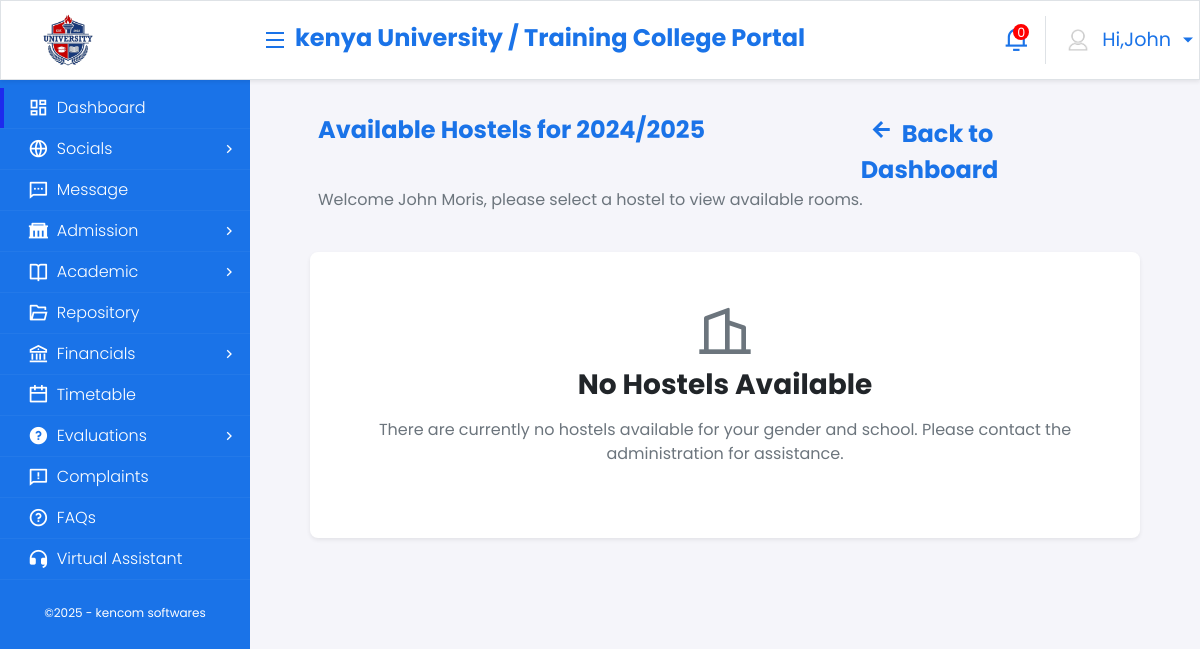
The app's page /hostel/list/ (signed in), older data.
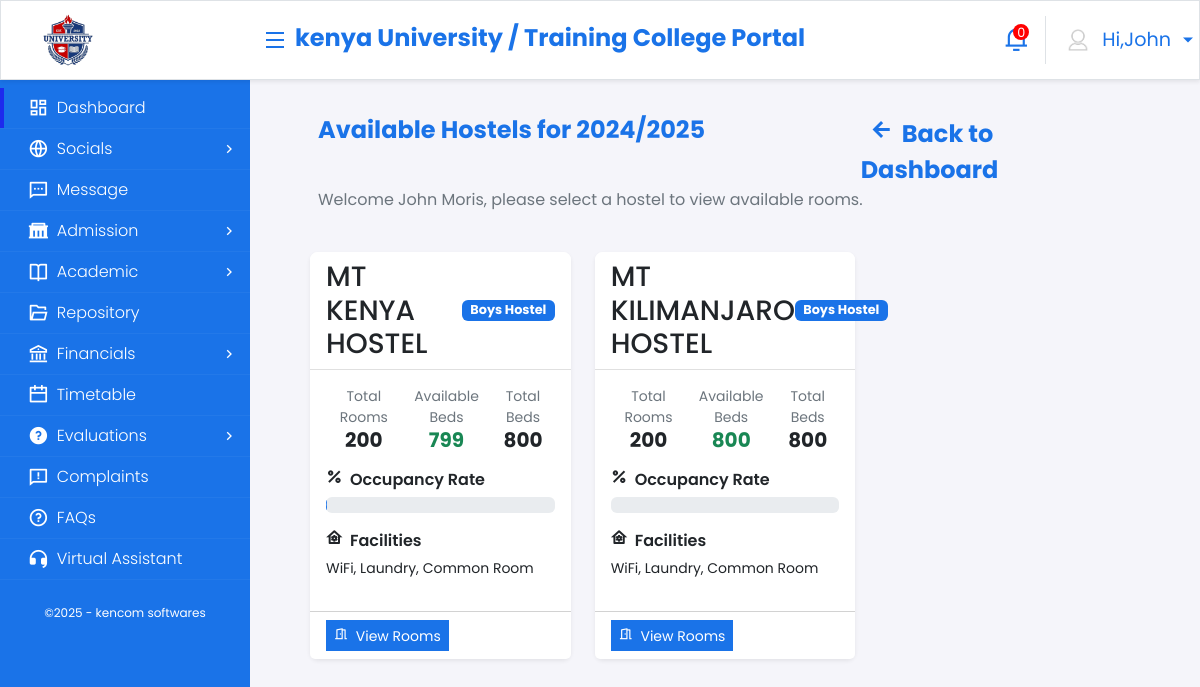
The same page, newer data.
### core_application/models.py (models this page shows, shortened)
class Hostel(models.Model):
    HOSTEL_TYPES = (
        ('boys', 'Boys Hostel'),
        ('girls', 'Girls Hostel'),
    )
    name = models.CharField(max_length=100)
    hostel_type = models.CharField(max_length=10, choices=HOSTEL_TYPES)
    school = models.ForeignKey(Department, on_delete=models.CASCADE, related_name='hostels')
    warden = models.ForeignKey(User, on_delete=models.SET_NULL, null=True, blank=True, related_name='managed_hostels')
    total_rooms = models.IntegerField(validators=[MinValueValidator(1)])
    description = models.TextField(blank=True)
    facilities = models.TextField(blank=True, help_text="Available facilities like WiFi, laundry, etc.")
    rules_and_regulations = models.TextField( null=True, blank=True,)
    is_active = models.BooleanField(default=True)
    created_at = models.DateTimeField(auto_now_add=True, null=True, blank=True,)
    updated_at = models.DateTimeField(auto_now=True, null=True, blank=True,)
    class Meta:
        ordering = ['hostel_type', 'name']
    def get_total_beds_count(self, academic_year):
        return self.rooms.filter(
            beds__academic_year=academic_year,
            is_active=True
        ).aggregate(
            total=models.Count('beds')
        )['total'] or 0
    def get_occupied_beds_count(self, academic_year):
        return self.rooms.filter(
            beds__academic_year=academic_year,
            beds__is_available=False,
            is_active=True
        ).aggregate(
            occupied=models.Count('beds')
        )['occupied'] or 0

### core_application/views.py (the view)
# urls.py: path('hostel/list/', views.hostel_list, name='hostel_list'),
@login_required
def hostel_list(request):
    try:
        student = request.user.student_profile
        current_academic_year = AcademicYear.objects.filter(is_current=True).first()
        if not current_academic_year:
            messages.error(request, "No current academic year found.")
            return redirect('dashboard')
        if student.user.gender == 'male':
            hostel_type = 'boys'
        elif student.user.gender == 'female':
            hostel_type = 'girls'
        else:
            messages.error(request, "Please update your gender in profile to book hostel.")
            return redirect('student_profile')
        hostels = Hostel.objects.filter(
            hostel_type=hostel_type,
            is_active=True
        )
        hostel_data = []
        for hostel in hostels:
            total_beds = hostel.get_total_beds_count(current_academic_year)
            occupied_beds = hostel.get_occupied_beds_count(current_academic_year)
            available_beds = total_beds - occupied_beds
            hostel_data.append({
                'hostel': hostel,
                'total_beds': total_beds,
                'occupied_beds': occupied_beds,
                'available_beds': available_beds,
                'occupancy_rate': (occupied_beds / total_beds * 100) if total_beds > 0 else 0
            })
        context = {
            'hostel_data': hostel_data,
            'student': student,
            'academic_year': current_academic_year,
        }
        return render(request, 'hostels/hostel_list.html', context)
    except Student.DoesNotExist:
        messages.error(request, "Student profile not found.")
        return redirect('student_dashboard')

### templates/hostels/hostel_list.html (shortened to what the changed rows need)
{% extends 'base.html' %}
{% load static %}
{% block content %}
<div class="container onprintContainer">
    <div class="row p-2">
        {% if hostel_data %}
        {% for data in hostel_data %}
        <div class="col-lg-4 col-md-6 mb-4">
            <div class="card shadow-sm h-100">
                <div class="card-header bg-white">
                    <div class="d-flex justify-content-between align-items-center">
                        <h3 class="card-title mb-0">{{ data.hostel.name }}</h3>
                        <span class="badge bg-primary">{{ data.hostel.get_hostel_type_display }}</span>
                    </div>
                </div>
                <div class="card-body">
                    <div class="d-flex justify-content-between mb-3">
                        <div class="text-center">
                            <p class="mb-0 text-muted small">Total Rooms</p>
                            <h5 class="mb-0 fw-bold">{{ data.hostel.total_rooms }}</h5>
                        </div>
                        <div class="text-center">
                            <p class="mb-0 text-muted small">Available Beds</p>
                            <h5 class="mb-0 fw-bold {% if data.available_beds > 0 %}text-success{% else %}text-danger{% endif %}">
                                {{ data.available_beds }}
                            </h5>
                        </div>
                        <div class="text-center">
                            <p class="mb-0 text-muted small">Total Beds</p>
                            <h5 class="mb-0 fw-bold">{{ data.total_beds }}</h5>
                        </div>
                    </div>
                    <div class="mb-3">
                        <h6 class="fw-semibold"><i class="ri-percent-line me-2"></i>Occupancy Rate</h6>
                        <div class="progress">
                        </div>
                    </div>
                    {% if data.hostel.facilities %}
                    <div class="mb-3">
                        <h6 class="fw-semibold"><i class="ri-home-gear-line me-2"></i>Facilities</h6>
                        <p class="small">{{ data.hostel.facilities|truncatewords:15 }}</p>
                    </div>
                    {% endif %}
                </div>
                <div class="card-footer bg-white">
                    <div class="d-flex justify-content-between align-items-center">
                        {% if data.available_beds > 0 %}
                            <a href="{% url 'room_list' data.hostel.id %}" class="btn primary-btn btn-sm">
                                <i class="ri-door-open-line me-1"></i> View Rooms
                            </a>
                        {% else %}
                            <button class="btn btn-secondary btn-sm" disabled>
                                <i class="ri-close-circle-line me-1"></i> No Available Beds
                            </button>
                        {% endif %}
                    </div>
                </div>
            </div>
        </div>
        {% endfor %}
        {% else %}
        <div class="col-12">
            <div class="card shadow-sm">
                <div class="card-body text-center py-5">
                    <i class="ri-building-2-line display-4 text-muted mb-3"></i>
                    <h3 class="fw-bold mb-3">No Hostels Available</h3>
                    <p class="text-muted mb-4">There are currently no hostels available for your gender and school. Please contact the administration for assistance.</p>
                </div>
            </div>
        </div>
        {% endif %}
    </div>
</div>
{% endblock %}

Row changes from the older to the newer data that the page shows:
added Hostel: hostel.name "MT KENYA HOSTEL", hostel.hostel_type "Boys Hostel", hostel.total_rooms "200", available_beds "799", total_beds "800", hostel.facilities "WiFi, Laundry, Common Room"
added Hostel: hostel.name "MT KILIMANJARO HOSTEL", hostel.hostel_type "Boys Hostel", hostel.total_rooms "200", available_beds "800", total_beds "800", hostel.facilities "WiFi, Laundry, Common Room"
Text that changed along with them:
text no longer shown: "No Hostels Available There are currently no hostels available for your gender and school. Please contact the administration for assistance."
